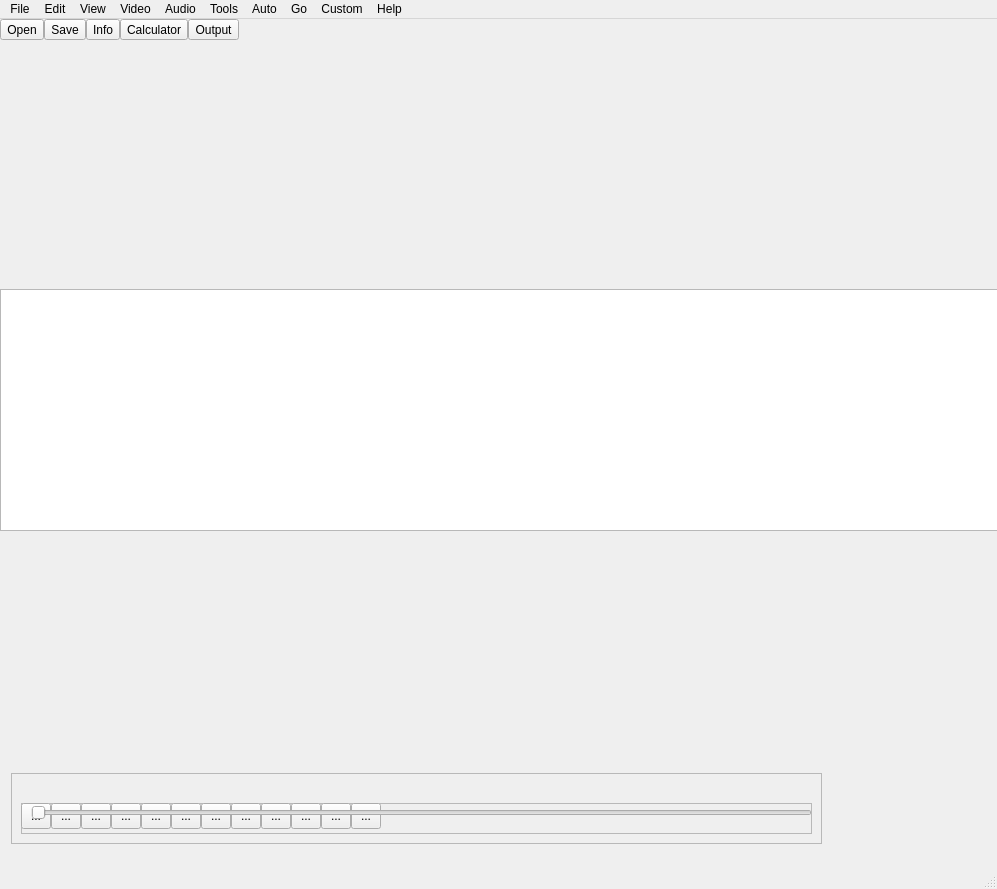
<ui version="4.0" >
 <author>mean</author>
 <class>MainWindow</class>
 <widget class="QMainWindow" name="MainWindow" >
  <property name="geometry" >
   <rect>
    <x>0</x>
    <y>0</y>
    <width>997</width>
    <height>889</height>
   </rect>
  </property>
  <property name="minimumSize" >
   <size>
    <width>16</width>
    <height>16</height>
   </size>
  </property>
  <property name="maximumSize" >
   <size>
    <width>1920</width>
    <height>1920</height>
   </size>
  </property>
  <property name="windowTitle" >
   <string>MainWindow</string>
  </property>
  <widget class="QWidget" name="centralwidget" >
   <widget class="QFrame" name="frame" >
    <property name="geometry" >
     <rect>
      <x>11</x>
      <y>754</y>
      <width>811</width>
      <height>71</height>
     </rect>
    </property>
    <property name="frameShape" >
     <enum>QFrame::StyledPanel</enum>
    </property>
    <property name="frameShadow" >
     <enum>QFrame::Raised</enum>
    </property>
    <widget class="QFrame" name="frame_2" >
     <property name="geometry" >
      <rect>
       <x>10</x>
       <y>30</y>
       <width>791</width>
       <height>31</height>
      </rect>
     </property>
     <property name="frameShape" >
      <enum>QFrame::StyledPanel</enum>
     </property>
     <property name="frameShadow" >
      <enum>QFrame::Raised</enum>
     </property>
     <widget class="QToolButton" name="toolButton_4" >
      <property name="geometry" >
       <rect>
        <x>90</x>
        <y>0</y>
        <width>30</width>
        <height>26</height>
       </rect>
      </property>
      <property name="text" >
       <string>...</string>
      </property>
     </widget>
     <widget class="QToolButton" name="toolButton_6" >
      <property name="geometry" >
       <rect>
        <x>150</x>
        <y>0</y>
        <width>30</width>
        <height>26</height>
       </rect>
      </property>
      <property name="text" >
       <string>...</string>
      </property>
     </widget>
     <widget class="QToolButton" name="toolButton_8" >
      <property name="geometry" >
       <rect>
        <x>210</x>
        <y>0</y>
        <width>30</width>
        <height>26</height>
       </rect>
      </property>
      <property name="text" >
       <string>...</string>
      </property>
     </widget>
     <widget class="QToolButton" name="toolButton_9" >
      <property name="geometry" >
       <rect>
        <x>240</x>
        <y>0</y>
        <width>30</width>
        <height>26</height>
       </rect>
      </property>
      <property name="text" >
       <string>...</string>
      </property>
     </widget>
     <widget class="QToolButton" name="toolButton_10" >
      <property name="geometry" >
       <rect>
        <x>270</x>
        <y>0</y>
        <width>30</width>
        <height>26</height>
       </rect>
      </property>
      <property name="text" >
       <string>...</string>
      </property>
     </widget>
     <widget class="QToolButton" name="toolButton_11" >
      <property name="geometry" >
       <rect>
        <x>300</x>
        <y>0</y>
        <width>30</width>
        <height>26</height>
       </rect>
      </property>
      <property name="text" >
       <string>...</string>
      </property>
     </widget>
     <widget class="QToolButton" name="toolButton_12" >
      <property name="geometry" >
       <rect>
        <x>330</x>
        <y>0</y>
        <width>30</width>
        <height>26</height>
       </rect>
      </property>
      <property name="text" >
       <string>...</string>
      </property>
     </widget>
     <widget class="QToolButton" name="toolButton" >
      <property name="geometry" >
       <rect>
        <x>0</x>
        <y>0</y>
        <width>30</width>
        <height>26</height>
       </rect>
      </property>
      <property name="text" >
       <string>...</string>
      </property>
     </widget>
     <widget class="QToolButton" name="toolButton_2" >
      <property name="geometry" >
       <rect>
        <x>30</x>
        <y>0</y>
        <width>30</width>
        <height>26</height>
       </rect>
      </property>
      <property name="text" >
       <string>...</string>
      </property>
     </widget>
     <widget class="QToolButton" name="toolButton_3" >
      <property name="geometry" >
       <rect>
        <x>60</x>
        <y>0</y>
        <width>30</width>
        <height>26</height>
       </rect>
      </property>
      <property name="text" >
       <string>...</string>
      </property>
     </widget>
     <widget class="QToolButton" name="toolButton_5" >
      <property name="geometry" >
       <rect>
        <x>120</x>
        <y>0</y>
        <width>30</width>
        <height>26</height>
       </rect>
      </property>
      <property name="text" >
       <string>...</string>
      </property>
     </widget>
     <widget class="QToolButton" name="toolButton_7" >
      <property name="geometry" >
       <rect>
        <x>180</x>
        <y>0</y>
        <width>30</width>
        <height>26</height>
       </rect>
      </property>
      <property name="text" >
       <string>...</string>
      </property>
     </widget>
    </widget>
    <widget class="QSlider" name="horizontalSlider" >
     <property name="geometry" >
      <rect>
       <x>20</x>
       <y>30</y>
       <width>781</width>
       <height>20</height>
      </rect>
     </property>
     <property name="orientation" >
      <enum>Qt::Horizontal</enum>
     </property>
    </widget>
   </widget>
   <widget class="QWidget" name="verticalLayout" >
    <property name="geometry" >
     <rect>
      <x>0</x>
      <y>0</y>
      <width>1011</width>
      <height>761</height>
     </rect>
    </property>
    <layout class="QVBoxLayout" >
     <property name="margin" >
      <number>0</number>
     </property>
     <property name="spacing" >
      <number>6</number>
     </property>
     <item>
      <layout class="QHBoxLayout" >
       <property name="margin" >
        <number>0</number>
       </property>
       <property name="spacing" >
        <number>0</number>
       </property>
       <item>
        <widget class="QToolButton" name="toolButton_open" >
         <property name="text" >
          <string>Open</string>
         </property>
        </widget>
       </item>
       <item>
        <widget class="QToolButton" name="toolButton_save" >
         <property name="text" >
          <string>Save</string>
         </property>
        </widget>
       </item>
       <item>
        <widget class="QToolButton" name="toolButton_info" >
         <property name="text" >
          <string>Info</string>
         </property>
        </widget>
       </item>
       <item>
        <widget class="QToolButton" name="toolButton_calculator" >
         <property name="text" >
          <string>Calculator</string>
         </property>
        </widget>
       </item>
       <item>
        <widget class="QToolButton" name="toolButton_output" >
         <property name="text" >
          <string>Output</string>
         </property>
        </widget>
       </item>
       <item>
        <spacer>
         <property name="orientation" >
          <enum>Qt::Horizontal</enum>
         </property>
         <property name="sizeHint" >
          <size>
           <width>40</width>
           <height>20</height>
          </size>
         </property>
        </spacer>
       </item>
      </layout>
     </item>
     <item>
      <spacer>
       <property name="orientation" >
        <enum>Qt::Vertical</enum>
       </property>
       <property name="sizeHint" >
        <size>
         <width>20</width>
         <height>40</height>
        </size>
       </property>
      </spacer>
     </item>
     <item>
      <widget class="QGraphicsView" name="graphicsView" />
     </item>
     <item>
      <spacer>
       <property name="orientation" >
        <enum>Qt::Vertical</enum>
       </property>
       <property name="sizeHint" >
        <size>
         <width>20</width>
         <height>40</height>
        </size>
       </property>
      </spacer>
     </item>
     <item>
      <widget class="QFrame" name="frame_3" >
       <property name="frameShape" >
        <enum>QFrame::StyledPanel</enum>
       </property>
       <property name="frameShadow" >
        <enum>QFrame::Raised</enum>
       </property>
      </widget>
     </item>
    </layout>
   </widget>
  </widget>
  <widget class="QMenuBar" name="menubar" >
   <property name="geometry" >
    <rect>
     <x>0</x>
     <y>0</y>
     <width>997</width>
     <height>29</height>
    </rect>
   </property>
   <widget class="QMenu" name="menuAuto" >
    <property name="title" >
     <string>Auto</string>
    </property>
   </widget>
   <widget class="QMenu" name="menuHelp" >
    <property name="title" >
     <string>Help</string>
    </property>
   </widget>
   <widget class="QMenu" name="menuFile" >
    <property name="title" >
     <string>File</string>
    </property>
    <widget class="QMenu" name="menuSave" >
     <property name="title" >
      <string>Save</string>
     </property>
     <addaction name="actionSave_video" />
     <addaction name="actionSave_BMP" />
     <addaction name="actionSave_jpeg" />
    </widget>
    <addaction name="actionOpen" />
    <addaction name="actionAppend" />
    <addaction name="menuSave" />
    <addaction name="separator" />
    <addaction name="actionProperties" />
    <addaction name="separator" />
    <addaction name="actionLoad_run_project" />
    <addaction name="actionSave_project" />
    <addaction name="actionSave_project_as" />
    <addaction name="separator" />
    <addaction name="actionQuit" />
   </widget>
   <widget class="QMenu" name="menuEdit" >
    <property name="title" >
     <string>Edit</string>
    </property>
    <addaction name="actionCut" />
    <addaction name="actionCopy" />
    <addaction name="actionPaste" />
    <addaction name="actionDelete" />
    <addaction name="separator" />
    <addaction name="actionSet_marker_A" />
    <addaction name="actionSet_marker_B" />
    <addaction name="separator" />
    <addaction name="actionPreferences" />
   </widget>
   <widget class="QMenu" name="menuView" >
    <property name="title" >
     <string>View</string>
    </property>
    <addaction name="actionMain_toolbar" />
    <addaction name="actionA_V_toolbar" />
    <addaction name="actionZoom_1_4" />
    <addaction name="actionZoom_1_2" />
    <addaction name="actionZoom_1_1" />
    <addaction name="actionZoom_2_1" />
    <addaction name="actionZoom_4_1" />
   </widget>
   <widget class="QMenu" name="menuAudio" >
    <property name="title" >
     <string>Audio</string>
    </property>
    <addaction name="actionMain_Track" />
    <addaction name="actionSecondary_Track" />
    <addaction name="actionBuild_VBR_time_map" />
    <addaction name="actionSave_2" />
    <addaction name="actionEncoder_2" />
    <addaction name="actionFilters_2" />
   </widget>
   <widget class="QMenu" name="menuTools" >
    <property name="title" >
     <string>Tools</string>
    </property>
    <addaction name="actionCalculator" />
    <addaction name="separator" />
    <addaction name="actionRebuild_I_B_Frames" />
    <addaction name="actionBitrate_histogram" />
    <addaction name="actionScan_for_black_frames" />
    <addaction name="separator" />
    <addaction name="actionVob_to_vobsub" />
    <addaction name="actionOCR" />
   </widget>
   <widget class="QMenu" name="menuGo" >
    <property name="title" >
     <string>Go</string>
    </property>
   </widget>
   <widget class="QMenu" name="menuCustom" >
    <property name="title" >
     <string>Custom</string>
    </property>
   </widget>
   <widget class="QMenu" name="menuVideo" >
    <property name="title" >
     <string>Video</string>
    </property>
    <addaction name="actionDecoder_options" />
    <addaction name="actionPostprocessing" />
    <addaction name="separator" />
    <addaction name="actionPreview" />
    <addaction name="actionDisplay_output" />
    <addaction name="separator" />
    <addaction name="actionFilters" />
    <addaction name="actionFrame_rate" />
    <addaction name="actionEncoder" />
   </widget>
   <addaction name="menuFile" />
   <addaction name="menuEdit" />
   <addaction name="menuView" />
   <addaction name="menuVideo" />
   <addaction name="menuAudio" />
   <addaction name="menuTools" />
   <addaction name="menuAuto" />
   <addaction name="menuGo" />
   <addaction name="menuCustom" />
   <addaction name="menuHelp" />
  </widget>
  <widget class="QStatusBar" name="statusbar" />
  <action name="actionOpen" >
   <property name="text" >
    <string>Open</string>
   </property>
  </action>
  <action name="actionAppend" >
   <property name="text" >
    <string>Append</string>
   </property>
  </action>
  <action name="actionQuit" >
   <property name="text" >
    <string>Quit</string>
   </property>
  </action>
  <action name="actionCut" >
   <property name="text" >
    <string>Cut</string>
   </property>
  </action>
  <action name="actionCopy" >
   <property name="text" >
    <string>Copy</string>
   </property>
  </action>
  <action name="actionPaste" >
   <property name="text" >
    <string>Paste</string>
   </property>
  </action>
  <action name="actionDelete" >
   <property name="text" >
    <string>Delete</string>
   </property>
  </action>
  <action name="actionSet_marker_A" >
   <property name="text" >
    <string>Set marker A</string>
   </property>
  </action>
  <action name="actionSet_marker_B" >
   <property name="text" >
    <string>Set marker B</string>
   </property>
  </action>
  <action name="actionPreferences" >
   <property name="text" >
    <string>Preferences</string>
   </property>
  </action>
  <action name="actionProperties" >
   <property name="text" >
    <string>Properties</string>
   </property>
  </action>
  <action name="actionSave_video" >
   <property name="text" >
    <string>Save video</string>
   </property>
  </action>
  <action name="actionSave_BMP" >
   <property name="text" >
    <string>Save BMP</string>
   </property>
  </action>
  <action name="actionSave_jpeg" >
   <property name="text" >
    <string>Save jpeg</string>
   </property>
  </action>
  <action name="actionLoad_run_project" >
   <property name="text" >
    <string>Load/run project</string>
   </property>
  </action>
  <action name="actionSave_project" >
   <property name="text" >
    <string>Save project</string>
   </property>
  </action>
  <action name="actionSave_project_as" >
   <property name="text" >
    <string>Save project as</string>
   </property>
  </action>
  <action name="actionMain_toolbar" >
   <property name="text" >
    <string>Main toolbar</string>
   </property>
  </action>
  <action name="actionA_V_toolbar" >
   <property name="text" >
    <string>A/V toolbar</string>
   </property>
  </action>
  <action name="actionZoom_1_4" >
   <property name="text" >
    <string>Zoom 1:4</string>
   </property>
  </action>
  <action name="actionZoom_1_2" >
   <property name="text" >
    <string>Zoom 1:2</string>
   </property>
  </action>
  <action name="actionZoom_1_1" >
   <property name="text" >
    <string>Zoom 1:1</string>
   </property>
  </action>
  <action name="actionZoom_2_1" >
   <property name="text" >
    <string>Zoom 2:1</string>
   </property>
  </action>
  <action name="actionZoom_4_1" >
   <property name="text" >
    <string>Zoom 4:1</string>
   </property>
  </action>
  <action name="actionDecoder_options" >
   <property name="text" >
    <string>Decoder options</string>
   </property>
  </action>
  <action name="actionPostprocessing" >
   <property name="text" >
    <string>Postprocessing</string>
   </property>
  </action>
  <action name="actionPreview" >
   <property name="text" >
    <string>Preview</string>
   </property>
  </action>
  <action name="actionDisplay_output" >
   <property name="text" >
    <string>Display output</string>
   </property>
  </action>
  <action name="actionFrame_rate" >
   <property name="text" >
    <string>Frame rate</string>
   </property>
  </action>
  <action name="actionEncoder" >
   <property name="text" >
    <string>Encoder</string>
   </property>
  </action>
  <action name="actionFilters" >
   <property name="text" >
    <string>Filters</string>
   </property>
  </action>
  <action name="actionMain_Track" >
   <property name="text" >
    <string>Main Track</string>
   </property>
  </action>
  <action name="actionSecondary_Track" >
   <property name="text" >
    <string>Secondary Track</string>
   </property>
  </action>
  <action name="actionBuild_VBR_time_map" >
   <property name="text" >
    <string>Build VBR time map</string>
   </property>
  </action>
  <action name="actionSave_2" >
   <property name="text" >
    <string>Save</string>
   </property>
  </action>
  <action name="actionEncoder_2" >
   <property name="text" >
    <string>Encoder</string>
   </property>
  </action>
  <action name="actionFilters_2" >
   <property name="text" >
    <string>Filters</string>
   </property>
  </action>
  <action name="actionCalculator" >
   <property name="text" >
    <string>Calculator</string>
   </property>
  </action>
  <action name="actionRebuild_I_B_Frames" >
   <property name="text" >
    <string>Rebuild I&amp;B Frames</string>
   </property>
  </action>
  <action name="actionBitrate_histogram" >
   <property name="text" >
    <string>Bitrate histogram</string>
   </property>
  </action>
  <action name="actionScan_for_black_frames" >
   <property name="text" >
    <string>Scan for black frames</string>
   </property>
  </action>
  <action name="actionVob_to_vobsub" >
   <property name="text" >
    <string>Vob to vobsub</string>
   </property>
  </action>
  <action name="actionOCR" >
   <property name="text" >
    <string>OCR</string>
   </property>
  </action>
 </widget>
 <includes/>
 <resources/>
 <connections/>
</ui>
